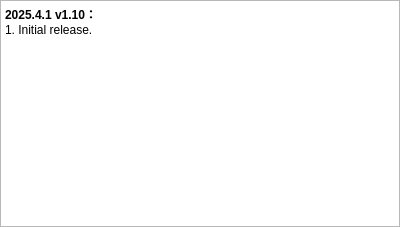
<?xml version="1.0" encoding="UTF-8"?>
<ui version="4.0">
 <class>Dialog</class>
 <widget class="QDialog" name="Dialog">
  <property name="geometry">
   <rect>
    <x>0</x>
    <y>0</y>
    <width>400</width>
    <height>227</height>
   </rect>
  </property>
  <property name="windowTitle">
   <string>Release notes</string>
  </property>
  <layout class="QGridLayout" name="gridLayout">
   <property name="leftMargin">
    <number>0</number>
   </property>
   <property name="topMargin">
    <number>0</number>
   </property>
   <property name="rightMargin">
    <number>0</number>
   </property>
   <property name="bottomMargin">
    <number>0</number>
   </property>
   <property name="spacing">
    <number>0</number>
   </property>
   <item row="0" column="0" colspan="2">
    <widget class="QTextBrowser" name="textBrowser">
     <property name="html">
      <string>&lt;!DOCTYPE HTML PUBLIC &quot;-//W3C//DTD HTML 4.0//EN&quot; &quot;http://www.w3.org/TR/REC-html40/strict.dtd&quot;&gt;
&lt;html&gt;&lt;head&gt;&lt;meta name=&quot;qrichtext&quot; content=&quot;1&quot; /&gt;&lt;meta charset=&quot;utf-8&quot; /&gt;&lt;style type=&quot;text/css&quot;&gt;
p, li { white-space: pre-wrap; }
hr { height: 1px; border-width: 0; }
li.unchecked::marker { content: &quot;\2610&quot;; }
li.checked::marker { content: &quot;\2612&quot;; }
&lt;/style&gt;&lt;/head&gt;&lt;body style=&quot; font-family:'Microsoft YaHei UI'; font-size:9pt; font-weight:400; font-style:normal;&quot;&gt;
&lt;p style=&quot; margin-top:0px; margin-bottom:0px; margin-left:0px; margin-right:0px; -qt-block-indent:0; text-indent:0px;&quot;&gt;&lt;span style=&quot; font-weight:700;&quot;&gt;2025.4.1 v1.10：&lt;/span&gt;&lt;/p&gt;
&lt;p style=&quot; margin-top:0px; margin-bottom:0px; margin-left:0px; margin-right:0px; -qt-block-indent:0; text-indent:0px;&quot;&gt;1. Initial release.&lt;/p&gt;
&lt;p style=&quot;-qt-paragraph-type:empty; margin-top:0px; margin-bottom:0px; margin-left:0px; margin-right:0px; -qt-block-indent:0; text-indent:0px;&quot;&gt;&lt;br /&gt;&lt;/p&gt;
&lt;p style=&quot;-qt-paragraph-type:empty; margin-top:0px; margin-bottom:0px; margin-left:0px; margin-right:0px; -qt-block-indent:0; text-indent:0px;&quot;&gt;&lt;br /&gt;&lt;/p&gt;&lt;/body&gt;&lt;/html&gt;</string>
     </property>
    </widget>
   </item>
  </layout>
 </widget>
 <resources/>
 <connections/>
</ui>
